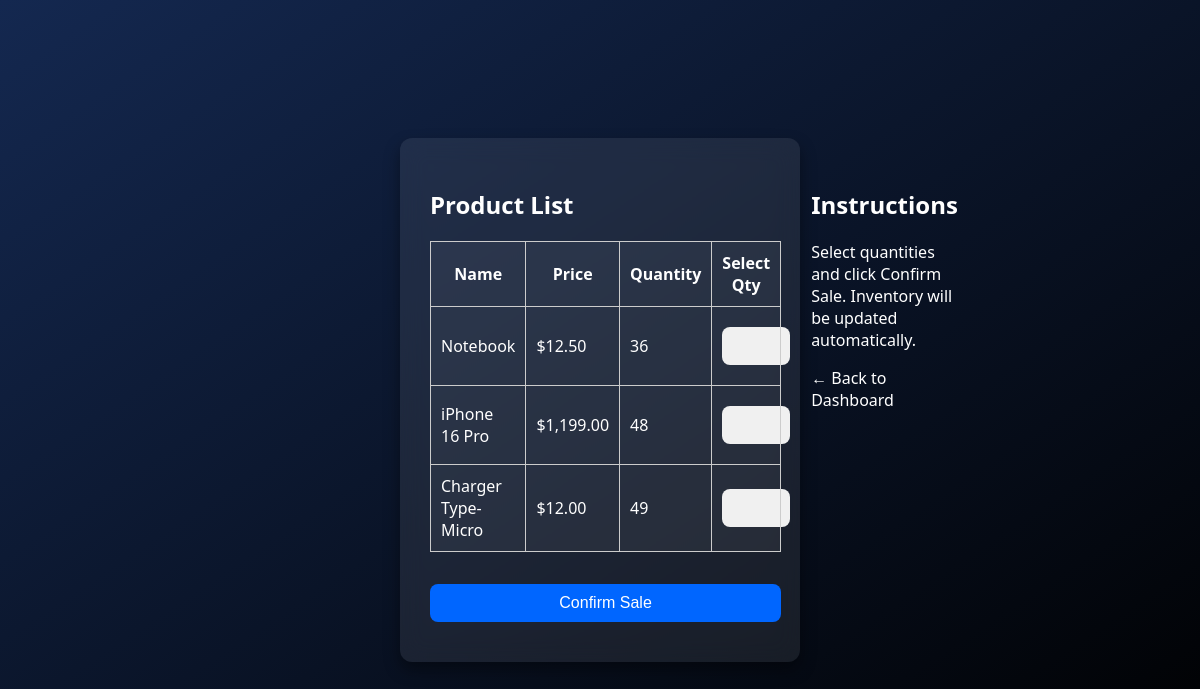
/sales.php (signed in), run on the app's committed database.
### tables this page shows
CREATE TABLE `products` (
  `id` int(11) NOT NULL,
  `name` varchar(100) NOT NULL,
  `price` decimal(10,2) NOT NULL,
  `quantity` int(11) NOT NULL,
  `barcode` varchar(50) DEFAULT NULL
);

### src/sales.php (the view, shortened to what this page needs)
<?php
require_once 'db.php';
$result = $conn->query("SELECT * FROM products");
?>
<!DOCTYPE html>
<html lang="en">
<link rel="stylesheet" href="css/sales.css">
<head>
    <link rel="stylesheet" href="login.css">
</head>
<body>
<div class="container">
    <div class="form-card">
        <div class="left">
            <h2>Product List</h2>
            <form action="process_sale.php" method="POST">
                <table border="1" cellpadding="10" cellspacing="0">
                    <tr>
                        <th>Name</th>
                        <th>Price</th>
                        <th>Quantity</th>
                        <th>Select Qty</th>
                    </tr>
                    <?php while ($row = $result->fetch_assoc()): ?>
                        <tr>
                            <td><?php echo htmlspecialchars($row['name']); ?></td>
                            <td>$<?php echo number_format($row['price'], 2); ?></td>
                            <td><?php echo $row['quantity']; ?></td>
                            <td>
                                <input type="number" name="products[<?php echo $row['id']; ?>]" min="0" max="<?php echo $row['quantity']; ?>">
                            </td>
                        </tr>
                    <?php endwhile; ?>
                </table>
                <br>
                <button type="submit">Confirm Sale</button>
            </form>
        </div>
        <div class="right">
            <h2>Instructions</h2>
            <p>Select quantities and click Confirm Sale. Inventory will be updated automatically.</p>
            <a href="dashboard.php" style="color: #fff">&larr; Back to Dashboard</a>
        </div>
    </div>
</div>
</body>
</html>

### src/css/sales.css (style rules this page uses)
body { margin: 0; padding: 0; font-family: 'Segoe UI', sans-serif; background: linear-gradient(to bottom right, #142850, #000); color: white; display: flex; justify-content: center; align-items: center; height: 100vh; }
.container { width: 100%; max-width: 1000px; padding: 20px; }
.form-card { background: rgba(255, 255, 255, 0.08); padding: 30px; border-radius: 12px; box-shadow: 0 8px 16px rgba(0, 0, 0, 0.4); display: flex; gap: 30px; flex-direction: row; backdrop-filter: blur(12px); }
.left, .right { flex: 1; }
input, button { display: block; width: 100%; margin: 10px 0; padding: 10px; border: none; border-radius: 8px; font-size: 1rem; }
input[type="number"] { background: #f0f0f0; color: #000; }
button { background-color: #007bff; color: white; cursor: pointer; }
table { width: 100%; border-collapse: collapse; background-color: rgba(255,255,255,0.05); color: white; }
th, td { padding: 10px; border: 1px solid #ccc; }
a { text-decoration: none; color: #ffffff; }

### src/css/login.css (style rules this page uses)
body { margin: 0; padding: 0; font-family: 'Segoe UI', sans-serif; background: linear-gradient(to bottom right, #142850, #000); color: white; display: flex; justify-content: center; align-items: center; height: 100vh; }
.container { width: 100%; max-width: 400px; padding: 20px; }
input, button { display: block; width: 100%; margin: 10px 0; padding: 10px; border: none; border-radius: 8px; font-size: 1rem; }
input { background: #f0f0f0; color: #000; }
button { background-color: #0066ff; color: white; cursor: pointer; }

### data on the page
products: name "Notebook", price "12.50", quantity "36"
products: name "iPhone 16 Pro", price "1,199.00", quantity "48"
products: name "Charger Type-Micro", price "12.00", quantity "49"
